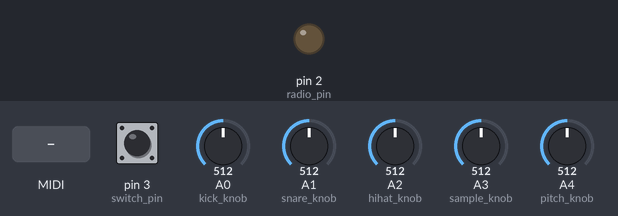
Bench run of a sketch on a simulated Arduino Uno, built with avr-gcc and run on an emulated ATmega328P. On the bench: output pins drawn as LEDs (lit = HIGH). The inputs (shaded band) are chosen by the test bench; at power-on: pin 3 (switch_pin) HIGH, A0 (kick_knob) = 512, A1 (snare_knob) = 512, A2 (hihat_knob) = 512, A3 (sample_knob) = 512, A4 (pitch_knob) = 512. MIDI output is not drawn.

Above: at 1.2 s.
1.3 s: MIDI note 67 received
At 1.7 s:
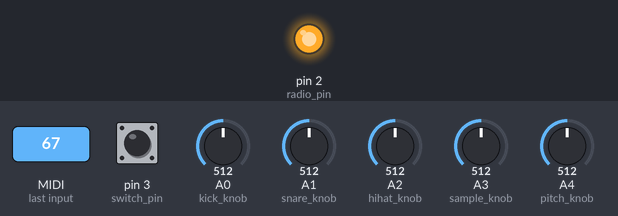
2.8 s: MIDI note 36 received
At 4.0 s:
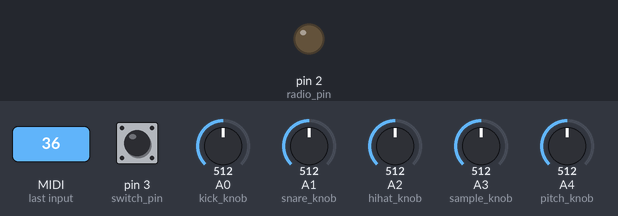
Timing chart, 0 to 5.8 s (numbered marks = the images above; inputs shaded):
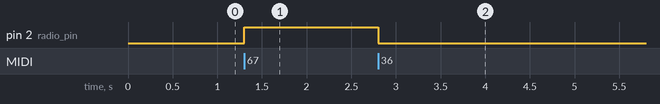

Measured:
- after the input at 1.3 s, pin 2 (radio_pin): LOW → HIGH at once
- after the input at 2.8 s, pin 2 (radio_pin): HIGH → LOW at once

The sketch:

bluephone_wav.ino
```cpp
#include <MIDI.h>

#define kick_knob A0
#define snare_knob A1
#define hihat_knob A2
#define sample_knob A3
#define pitch_knob A4
#define radio_pin 2
#define switch_pin 3
#define clock_pin 13

bool clock_status = 0;
bool radio_gain = 0;
uint8_t sample_counter = 0;
uint8_t sample_frequency = 32;
uint8_t frequencies[] = {64, 16, 8, 4, 2, 1};
uint8_t current_sample = 0;

MIDI_CREATE_DEFAULT_INSTANCE();

uint8_t drum_numbers[] = {1, 1, 1};
int16_t pitch_shift = 0;
bool pitch_shifted = 0;

int i = 1;


void setup() {

    Serial.write(0xf0);
    Serial.write(0xaa); //start of message

    Serial.write(0x07); //length of message

    Serial.write(0x0c);
    Serial.write(0x5a);
    Serial.write(0x1f);

    Serial.write(0x55); //end of message

    MIDI.setHandleNoteOn(HandleNoteOn);  // Put only the name of the function
    MIDI.begin(10);

    pinMode(radio_pin, OUTPUT);
    pinMode(switch_pin, INPUT_PULLUP);
    digitalWrite(radio_pin, radio_gain);

    play_drum(1,1);

}

void loop() {

    MIDI.read();
}

void check_knobs() {

    drum_numbers[0] = map(analogRead(kick_knob), 0, 1024, 1, 9);
    drum_numbers[1] = map(analogRead(snare_knob), 0, 1024, 1, 9);
    drum_numbers[2] = map(analogRead(hihat_knob), 0, 1024, 1, 9);
    sample_frequency = frequencies[map(analogRead(sample_knob),0,1024,0,6)];
    pitch_shift = map(analogRead(pitch_knob), 0, 1024, -32767, 32767);

}

void HandleNoteOn(byte channel, byte note, byte velocity) {

    check_knobs();
    adjust_speed_or_volume();

    for(uint8_t i = 0; i < 3; i++)
    {
        if (bitRead(note, i) == 1)
        {
            play_drum(i, velocity & 0b10);
        }
    }

    if (bitRead(velocity, 0) == 1)
    {
        play_clock();
    }

    if (bitRead(note, 1) != radio_gain)
    {
        radio_gain = bitRead(note, 1);
        digitalWrite(radio_pin, radio_gain);
    }
    uint8_t sample_number = 16*(note >> 3) + (velocity >> 3);
    if (sample_number > 0)
    {
        play_sample(sample_number, bitRead(velocity, 2));
    }
    else if (bitRead(velocity, 2) == 1)
    {
        //stop sample
        Serial.write(0xf0);
        Serial.write(0xaa); //start of message

        Serial.write(0x09); //length of message

        Serial.write(0x0d); //control track
        Serial.write(0x04); //play poly=
        Serial.write(current_sample); //track number (lower byte)
        Serial.write(0x00); //track number (higher byte)
        Serial.write(0x00); //lock - prevents voice from being stolen

        Serial.write(0x55); //end of message

    }
}

void play_clock()
{
    clock_status = !clock_status;
    digitalWrite(clock_pin, clock_status);
}

void play_sample(uint8_t sample, bool start)
{
    current_sample = sample;
    if (current_sample > 64)
    {
        Serial.write(0xf0);
        Serial.write(0xaa); //start of message

        Serial.write(0x09); //length of message

        Serial.write(0x0d); //control track
        Serial.write(0x01); //play poly
        Serial.write(sample); //track number (lower byte)
        Serial.write(0x00); //track number (higher byte)
        Serial.write(0x01); //lock - prevents voice from being stolen

        Serial.write(0x55); //end of message
    }
    else
    {
        current_sample = current_sample + 64;
        if (start == 1)
        {
            sample_counter = 0;
        }
        else
        {
            sample_counter++;
        }

        if (sample_counter % sample_frequency == 0)
        {
            //stop sample
            Serial.write(0xf0);
            Serial.write(0xaa); //start of message

            Serial.write(0x09); //length of message

            Serial.write(0x0d); //control track
            Serial.write(0x04); //stop track
            Serial.write(current_sample); //track number (lower byte)
            Serial.write(0x00); //track number (higher byte)
            Serial.write(0x00); //lock - prevents voice from being stolen

            Serial.write(0x55); //end of message

            //play sample
            Serial.write(0xf0);
            Serial.write(0xaa); //start of message

            Serial.write(0x09); //length of message

            Serial.write(0x0d); //control track
            Serial.write(0x01); //play poly
            Serial.write(current_sample); //track number (lower byte)
            Serial.write(0x00); //track number (higher byte)
            Serial.write(0x01); //lock - prevents voice from being stolen

            Serial.write(0x55); //end of message
        }
    }
}

void play_drum(uint8_t drum, uint8_t accent)

{
    int16_t gain = 0;
    //if (accent == 2)
    //{gain = -5;}

    //adjust volume
    Serial.write(0xf0);
    Serial.write(0xaa); //start of message

    Serial.write(0x09); //length of message

    Serial.write(0x08); //control volume
    Serial.write(16*drum+drum_numbers[drum]); //track number (lower byte)
    Serial.write(0x00); //track number (higher byte)
    Serial.write(gain & 0xff);
    Serial.write(gain >> 8);

    Serial.write(0x55); //end of message

    // stop drums
    Serial.write(0xf0);
    Serial.write(0xaa); //start of message

    Serial.write(0x09); //length of message

    Serial.write(0x0d); //control track
    Serial.write(0x04); //stop track
    Serial.write(16*drum+drum_numbers[drum]); //track number (lower byte)
    Serial.write(0x00); //track number (higher byte)
    Serial.write(0x00); //lock - prevents voice from being stolen

    Serial.write(0x55); //end of message

    //play drum
    Serial.write(0xf0);
    Serial.write(0xaa); //start of message

    Serial.write(0x09); //length of message

    Serial.write(0x0d); //control track
    Serial.write(0x01); //play poly
    Serial.write(16*drum+drum_numbers[drum]); //track number (lower byte)
    Serial.write(0x00); //track number (higher byte)
    Serial.write(0x01); //lock - prevents voice from being stolen

    Serial.write(0x55); //end of message
}

void adjust_speed_or_volume()
{
    if (digitalRead(switch_pin) == 0)
    {
        Serial.write(0xf0);
        Serial.write(0xaa); //start of message

        Serial.write(0x07); //length of message
        Serial.write(0x0c); //control speed
        Serial.write(pitch_shift & 0xff);
        Serial.write(pitch_shift >> 8);

        Serial.write(0x55); //end of message
        pitch_shifted = 1;
    }
    else
    {
        if (pitch_shifted == 1)
        {
            Serial.write(0xf0);
            Serial.write(0xaa); //start of message

            Serial.write(0x07); //length of message
            Serial.write(0x0c); //control speed
            Serial.write(0x00);
            Serial.write(0x00);

            Serial.write(0x55); //end of message
            pitch_shifted = 0;
        }
    }
}
```
